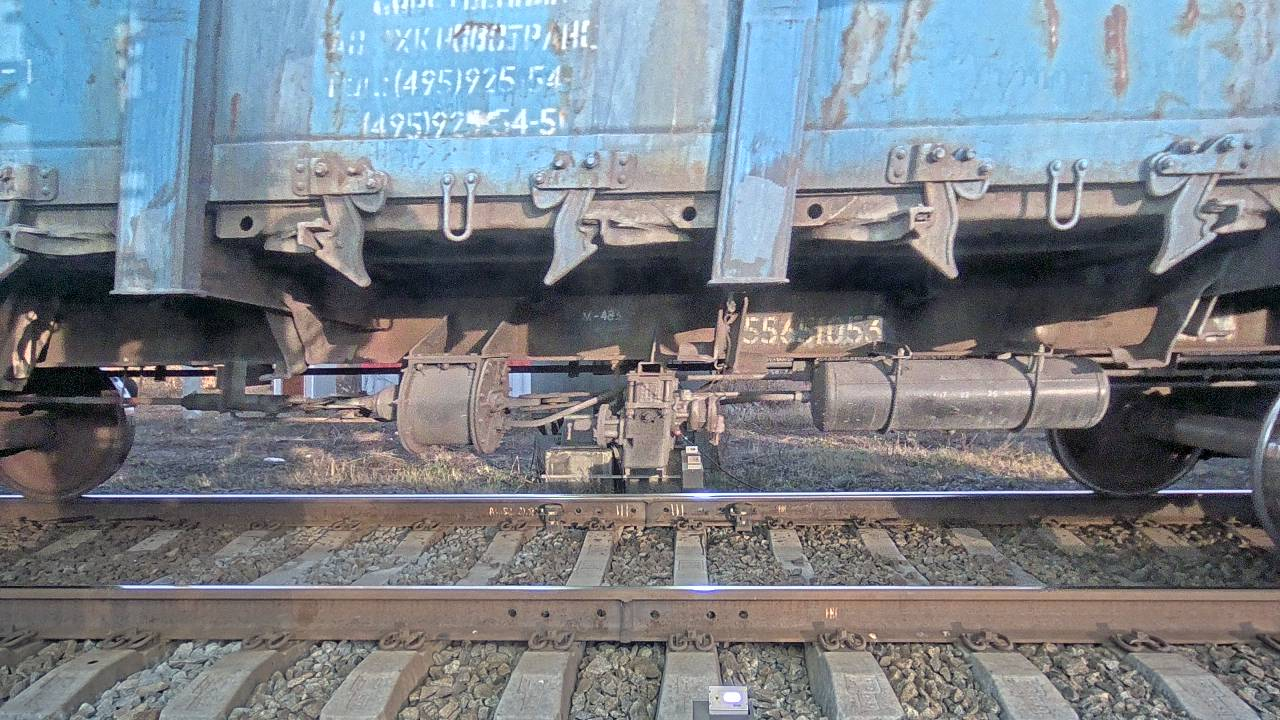
#> input picture orchestration/airflow/data/input/sample_wagon.jpg, 1280 x 720 px
$ python -i image_preprocessor.py   (imports and definitions only)
#> lines starting #> are read from the running program, lines starting #| are printed output that depends on the picture
from typing import Any

import cv2
import numpy as np


def preprocess_image(image: Any):
    image = np.array(image)
    image = cv2.cvtColor(image, cv2.COLOR_RGB2BGR)
#> image is the input picture: shape (720, 1280, 3); mean B, G, R 136.6, 128.6, 121.4

    adjusted = cv2.convertScaleAbs(image, alpha=1.2, beta=30)
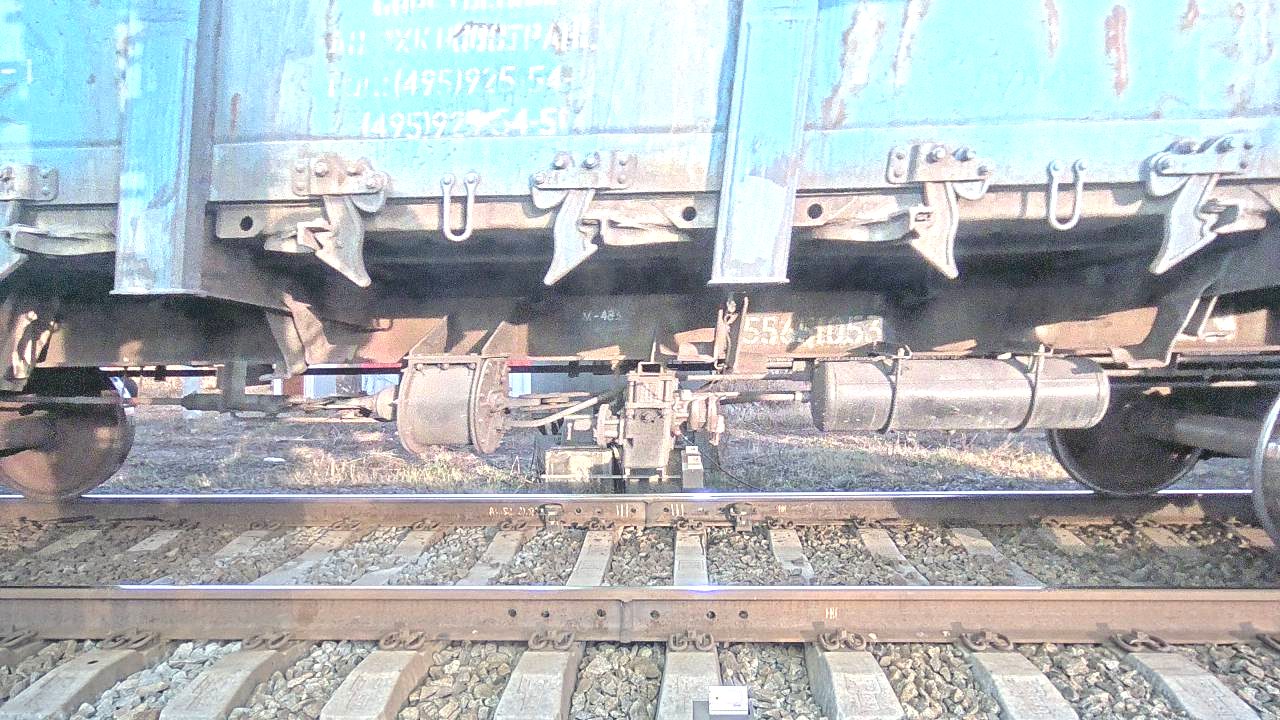
#> adjusted: shape (720, 1280, 3); mean B, G, R 183.3, 180.9, 174.3
    lab = cv2.cvtColor(adjusted, cv2.COLOR_BGR2LAB)
#> lab: shape (720, 1280, 3); mean of channels 0, 1, 2 185.3, 126.8, 126.1
    lightness, channel_a, channel_b = cv2.split(lab)
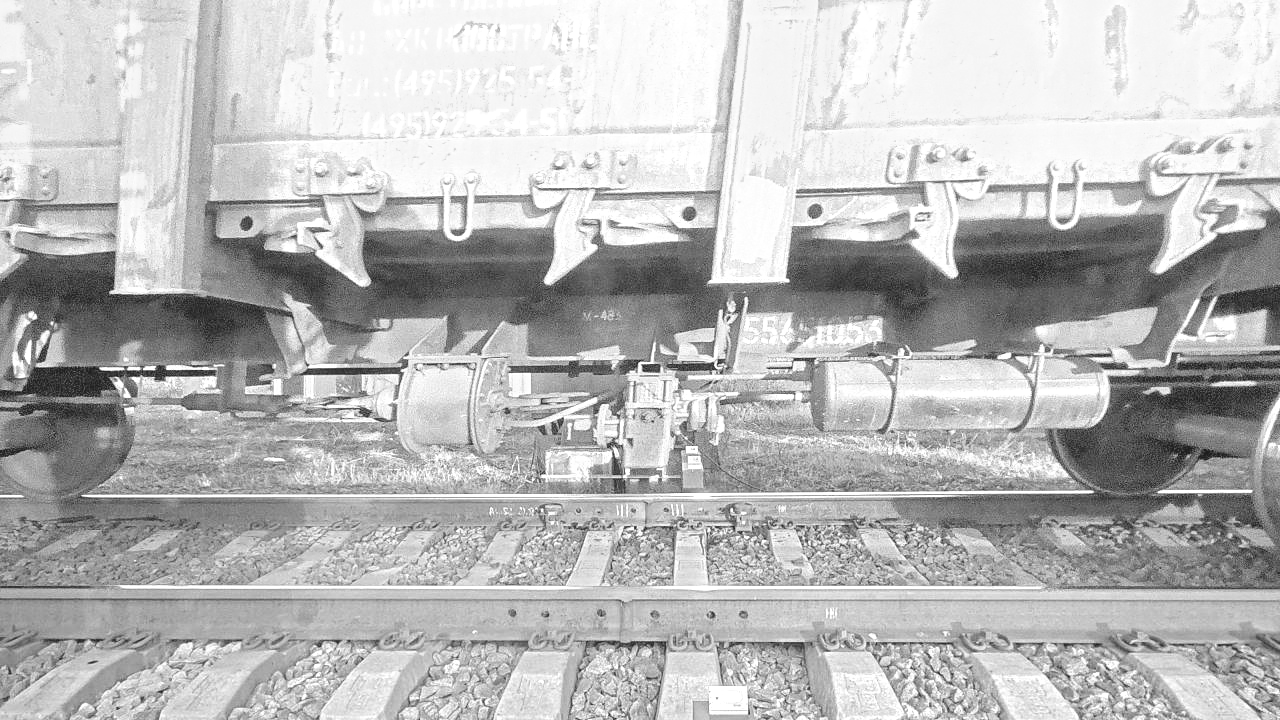
#> lightness: shape (720, 1280); min 28, max 255, mean 185.3
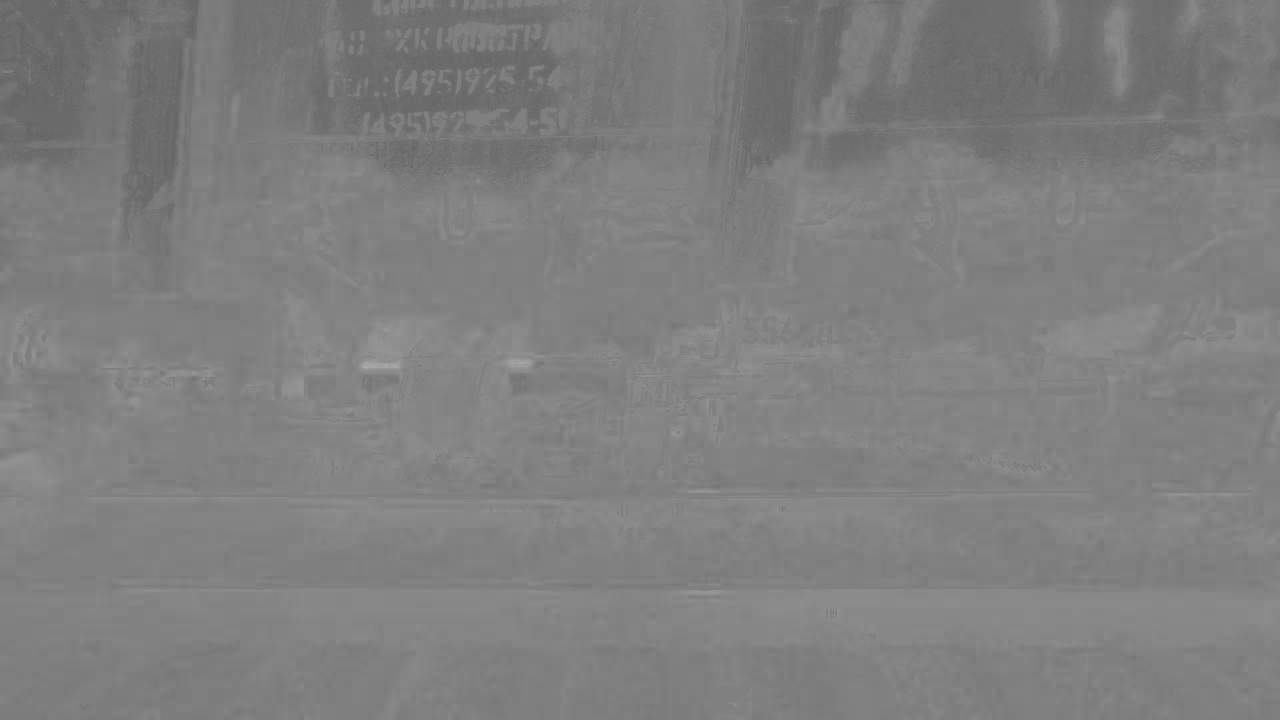
#> channel_a: shape (720, 1280); min 100, max 176, mean 126.8

    clahe = cv2.createCLAHE(clipLimit=2.0, tileGridSize=(8, 8))
    contrast_lightness = clahe.apply(lightness)

    merged = cv2.merge((contrast_lightness, channel_a, channel_b))
#> merged: shape (720, 1280, 3); mean of channels 0, 1, 2 159.6, 126.8, 126.1
    final_image = cv2.cvtColor(merged, cv2.COLOR_LAB2BGR)
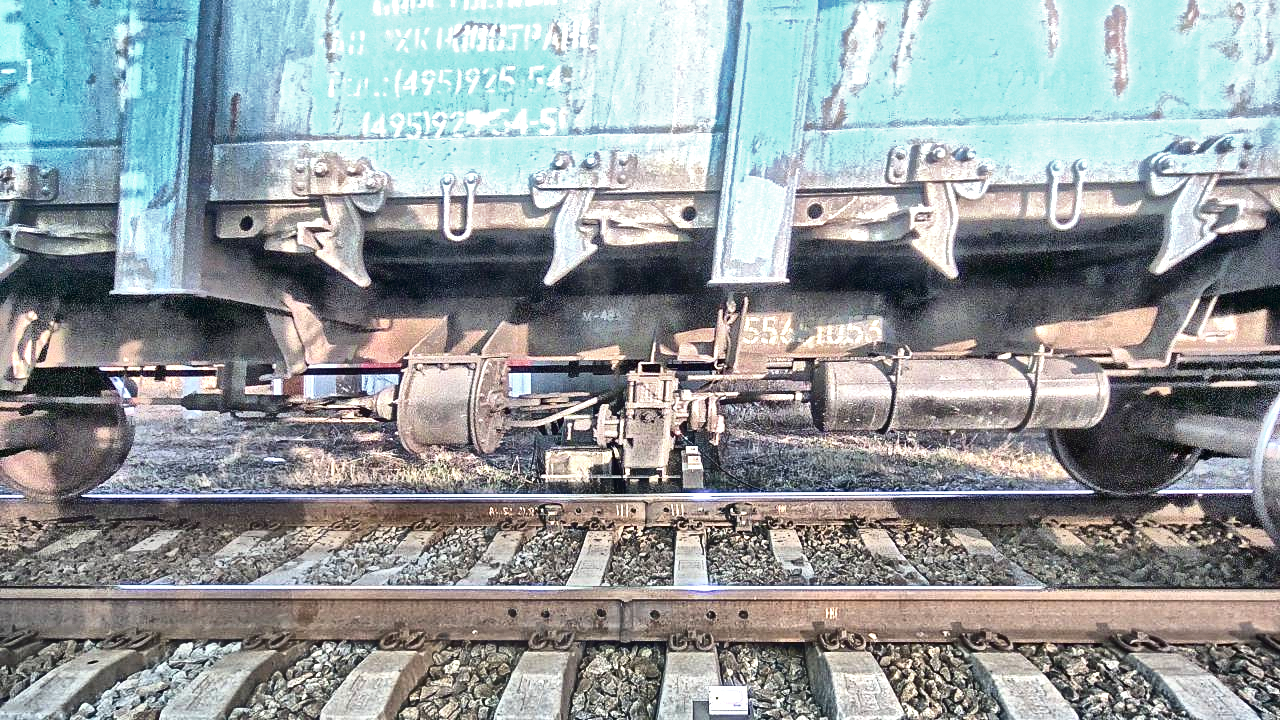
#> final_image: shape (720, 1280, 3); mean B, G, R 157.6, 155.4, 148.5
    return cv2.GaussianBlur(final_image, (3, 3), 0)

>>> import cv2
>>> picture = cv2.cvtColor(cv2.imread('../../../orchestration/airflow/data/input/sample_wagon.jpg'), cv2.COLOR_BGR2RGB)
>>> result = preprocess_image(picture)
